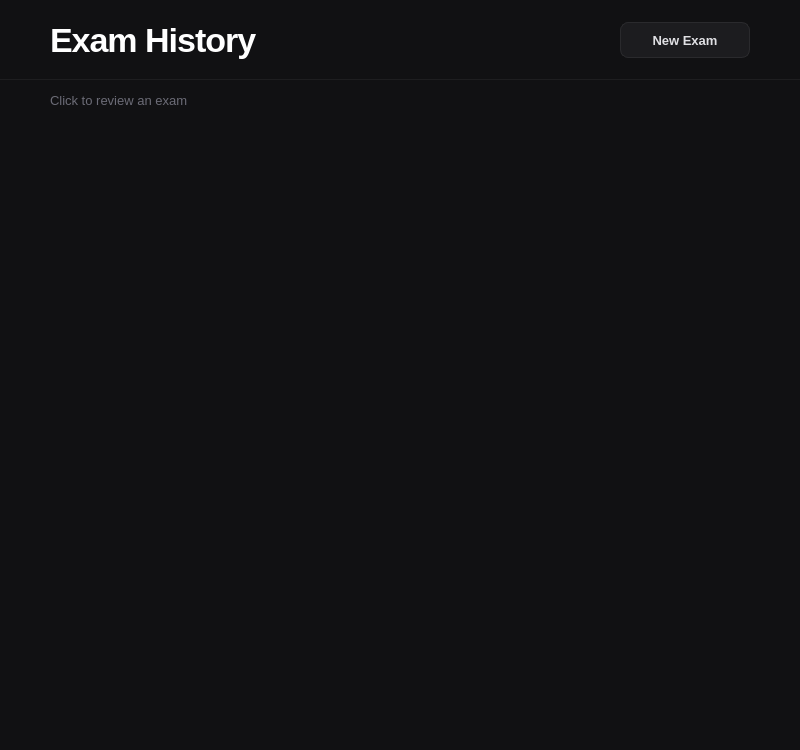
<?xml version="1.0" encoding="UTF-8"?>
<ui version="4.0">
 <class>History</class>
 <widget class="QWidget" name="History">
  <property name="geometry"><rect><x>0</x><y>0</y><width>800</width><height>750</height></rect></property>
  <property name="styleSheet">
   <string notr="true">
QWidget#History { background-color: #111113; }
QWidget#examHistoryHeader { background-color: #111113; border-bottom: 1px solid #1e1e20; }
QLabel#labelExamHistoryTitle { color: #ffffff; font-size: 34px; font-weight: 700; letter-spacing: -1px; }
QLabel#labelReviewHint { color: #6b6b76; font-size: 13px; }
QPushButton#buttonNewExam {
    background-color: #1c1c1f; color: #e0e0e4; font-size: 13px; font-weight: 600;
    border: 1px solid #2a2a2d; border-radius: 8px; padding: 8px 18px;
}
QPushButton#buttonNewExam:hover { background-color: #222224; border-color: #3a3a3e; color: #ffffff; }
QPushButton#buttonNewExam:pressed { background-color: #2a2a2d; }
QScrollArea { background-color: #111113; border: none; }
QScrollBar:vertical { background: #111113; width: 8px; border-radius: 4px; }
QScrollBar::handle:vertical { background: #2a2a2d; border-radius: 4px; min-height: 30px; }
QScrollBar::add-line:vertical, QScrollBar::sub-line:vertical { height: 0; }
QWidget#scrollContents { background-color: #111113; }
   </string>
  </property>
  <layout class="QVBoxLayout" name="examHistoryMainLayout">
   <property name="spacing"><number>0</number></property>
   <property name="leftMargin"><number>0</number></property>
   <property name="topMargin"><number>0</number></property>
   <property name="rightMargin"><number>0</number></property>
   <property name="bottomMargin"><number>0</number></property>
   <item>
    <widget class="QWidget" name="examHistoryHeader" native="true">
     <property name="minimumSize"><size><width>0</width><height>80</height></size></property>
     <property name="maximumSize"><size><width>16777215</width><height>80</height></size></property>
     <layout class="QHBoxLayout" name="examHistoryHeaderLayout">
      <property name="leftMargin"><number>50</number></property>
      <property name="topMargin"><number>0</number></property>
      <property name="rightMargin"><number>50</number></property>
      <property name="bottomMargin"><number>0</number></property>
      <item>
       <widget class="QLabel" name="labelExamHistoryTitle">
        <property name="text"><string>Exam History</string></property>
       </widget>
      </item>
      <item>
       <spacer name="examHistoryHeaderSpacer">
        <property name="orientation"><enum>Qt::Orientation::Horizontal</enum></property>
        <property name="sizeHint" stdset="0"><size><width>40</width><height>20</height></size></property>
       </spacer>
      </item>
      <item>
       <widget class="QPushButton" name="buttonNewExam">
        <property name="minimumSize"><size><width>130</width><height>36</height></size></property>
        <property name="maximumSize"><size><width>130</width><height>36</height></size></property>
        <property name="text"><string>New Exam</string></property>
       </widget>
      </item>
     </layout>
    </widget>
   </item>
   <item>
    <layout class="QHBoxLayout" name="reviewHintLayout">
     <property name="leftMargin"><number>50</number></property>
     <property name="topMargin"><number>10</number></property>
     <property name="rightMargin"><number>50</number></property>
     <property name="bottomMargin"><number>0</number></property>
     <item>
      <widget class="QLabel" name="labelReviewHint">
       <property name="text"><string>Click to review an exam</string></property>
      </widget>
     </item>
     <item>
      <spacer name="reviewHintSpacer">
       <property name="orientation"><enum>Qt::Orientation::Horizontal</enum></property>
       <property name="sizeHint" stdset="0"><size><width>40</width><height>20</height></size></property>
      </spacer>
     </item>
    </layout>
   </item>
   <item>
    <widget class="QScrollArea" name="scrollAreaExamHistory">
     <property name="widgetResizable"><bool>true</bool></property>
     <property name="frameShape"><enum>QFrame::Shape::NoFrame</enum></property>
     <widget class="QWidget" name="scrollContents">
      <property name="geometry"><rect><x>0</x><y>0</y><width>800</width><height>680</height></rect></property>
      <layout class="QVBoxLayout" name="layoutExamHistoryContent">
       <property name="spacing"><number>10</number></property>
       <property name="leftMargin"><number>50</number></property>
       <property name="topMargin"><number>20</number></property>
       <property name="rightMargin"><number>50</number></property>
       <property name="bottomMargin"><number>30</number></property>
      </layout>
     </widget>
    </widget>
   </item>
  </layout>
 </widget>
 <resources/>
 <connections/>
</ui>
